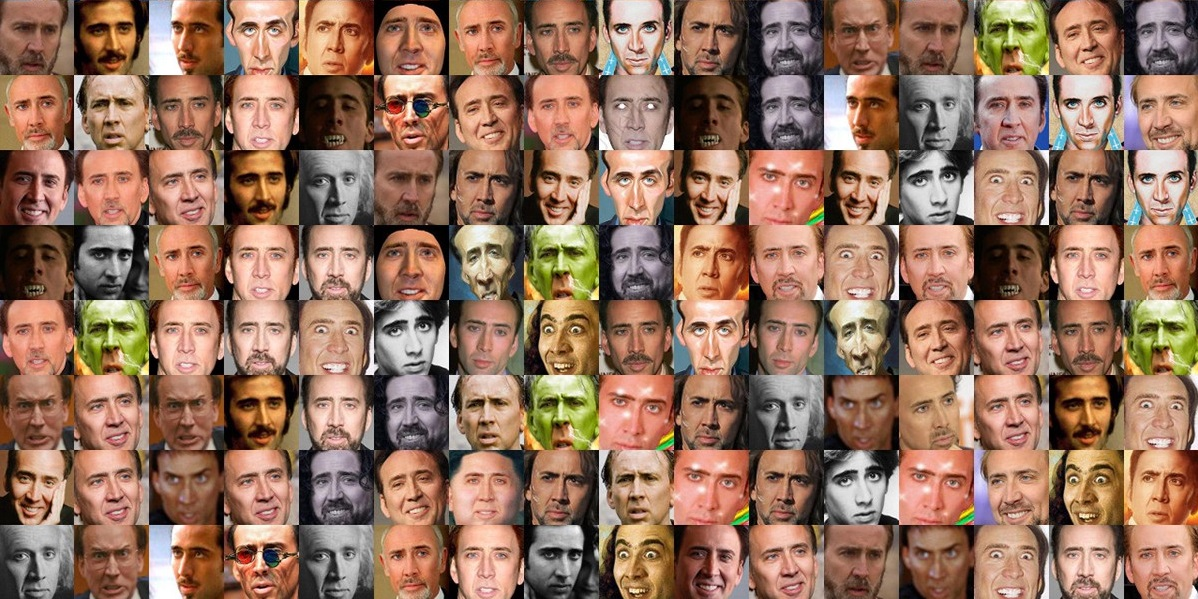
#> input picture PYTHON_Stack/tarea_opencv/Image_detect/img.jpeg, 1198 x 599 px
$ python face_detect.py img.jpeg   (older library calls are emulated)
#> lines starting #> are read from the running program, lines starting #| are printed output that depends on the picture; after the words box and inside, x2 and y2 are one past the last pixel; in counts of white or black regions, pixels touching at a corner belong together
import cv2
import sys

# Get user supplied values
imagePath = sys.argv[1]
cascPath = "haarcascade_frontalface_default.xml"

# Create the haar cascade
faceCascade = cv2.CascadeClassifier(cascPath)

# Read the image
image = cv2.imread(imagePath)
#> image is the input picture: shape (599, 1198, 3); mean B, G, R 94.7, 114.5, 149.9
gray = cv2.cvtColor(image, cv2.COLOR_BGR2GRAY)
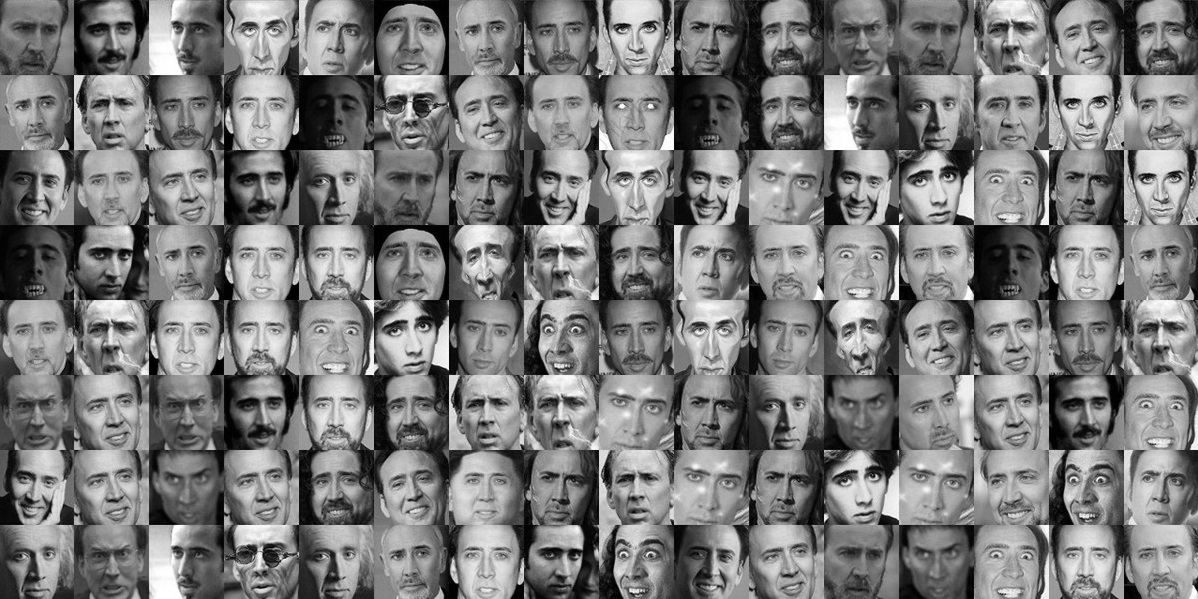
#> gray: shape (599, 1198); min 0, max 255, mean 122.8

# Detect faces in the image
faces = faceCascade.detectMultiScale(
    gray,
    scaleFactor=1.1,
    minNeighbors=5,
    minSize=(30, 30)
    #flags = cv2.CV_HAAR_SCALE_IMAGE
)
#> faces = 128 rows, first 6: [830, 79, 65, 65], [157, 5, 60, 60], [157, 529, 62, 62], [455, 529, 65, 65], [224, 76, 76, 76], [600, 76, 73, 73]

print("Found {0} faces!".format(len(faces)))
#| Found 128 faces!

# Draw a rectangle around the faces
for (x, y, w, h) in faces:
    cv2.rectangle(image, (x, y), (x+w, y+h), (0, 255, 255), 2)
#> this loop made 128 passes
#> (x, y, w, h) on passes 1 to 12: (830, 79, 65, 65), (157, 5, 60, 60), (157, 529, 62, 62), (455, 529, 65, 65), (224, 76, 76, 76), (600, 76, 73, 73), (442, 225, 76, 76), (1051, 452, 70, 70), (304, 4, 65, 65), (527, 4, 70, 70), (752, 4, 68, 68), (1128, 5, 64, 64)
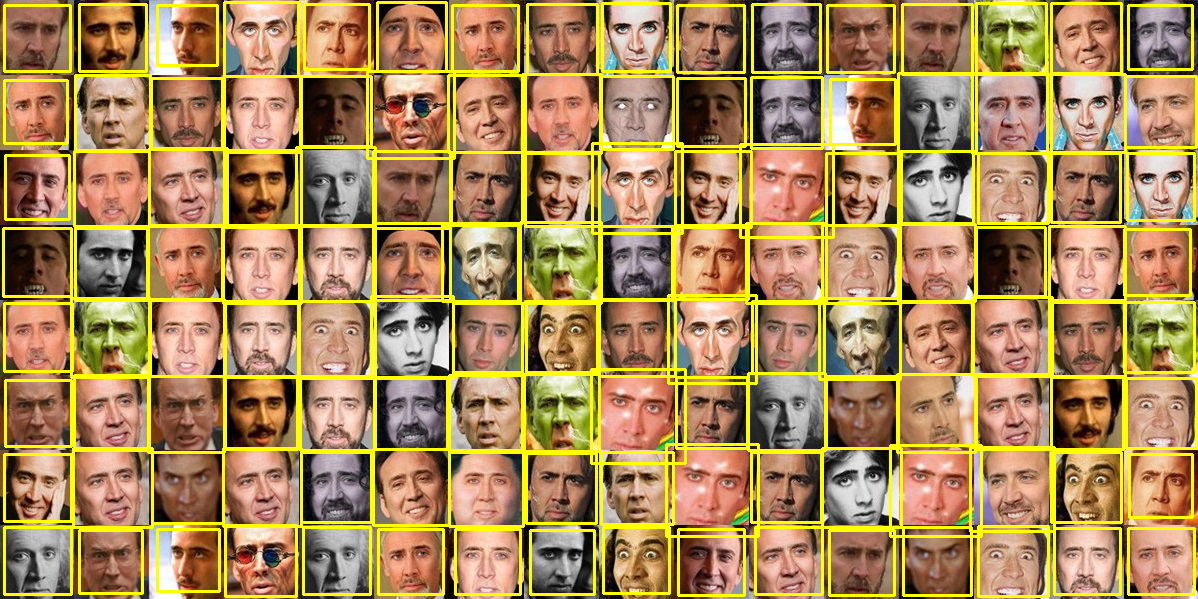
#> image: shape (599, 1198, 3); 13.3% of pixels changed, all inside (x1, y1, x2, y2) = (2, 1, 1198, 598)

cv2.imshow("Faces found", image)
cv2.waitKey(0)

#cd python_stack/tarea_opencv
#python face_detect.py abba.png haarcascade_frontalface_default.xml
